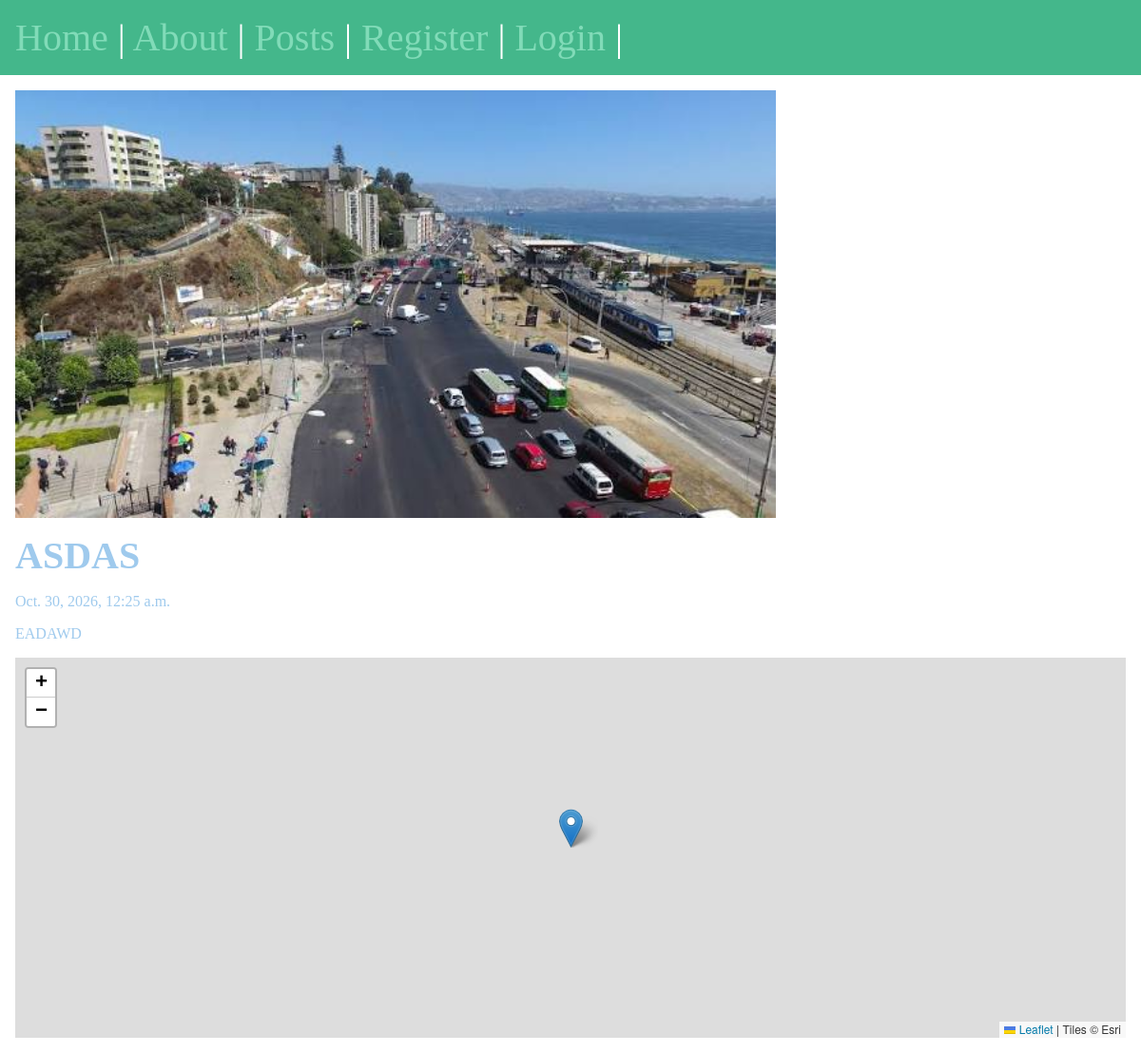
The page /posts/wdsaf on the database its author committed.
### posts/models.py (models this page shows, shortened)
class Post(models.Model):
    title = models.CharField(max_length=75)
    body = models.TextField()
    slug = models.SlugField()
    date = models.DateTimeField(auto_now_add=True)
    banner = models.ImageField(default='fallback.png', blank=True)
    author = models.ForeignKey(User, on_delete=models.CASCADE, default=None)
    latitude = models.FloatField(null=True, blank=True)
    longitude = models.FloatField(null=True, blank=True)

### posts/views.py (the view)
def post_page(request, slug):
    post = Post.objects.get(slug=slug)
    return render(request, 'posts/post_page.html', {'post' : post})

### posts/templates/posts/post_page.html (shortened to what this page needs)
{%extends 'layout.html'%}
{% block content %}
    <section>
        <img
            class="banner"
            src="{{ post.banner.url }}"
            alt="{{ post.title}}"
        />
        <h1>{{ post.title }}</h1>
            <p>{{ post.date }}</p>
            <p>{{ post.body }}</p>
            <div id="map" style="height:400px;"></div>
    </section>
{% endblock %}

### static/css/style.css (style rules this page uses)
* { margin: 0; padding: 0; box-sizing: border-box; }
body { min-height: 100vh; background-color: white; color: #9fcaed; font-size: 3rem; }
section { display: flex; flex-flow: column; gap: 1rem; }
h1, h2 { font-size: 2.5rem; }
p { font-size: 1rem; }
.banner { display: block; width: 100%; max-width: 800px; }

### rows shown on the page
Post: banner (picture), title "ASDAS", date "Oct. 30, 2026, 12:25 a.m.", body "EADAWD"
